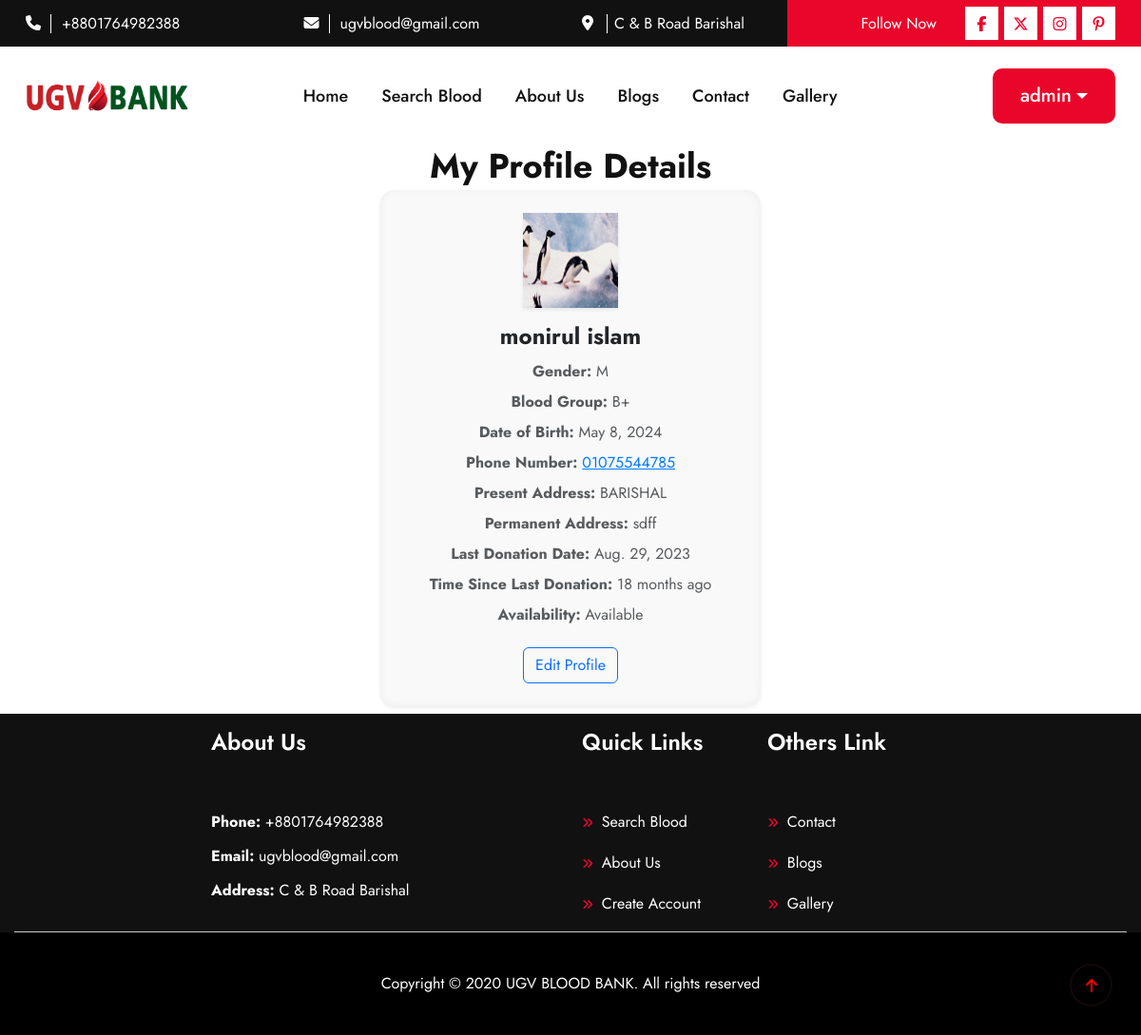
/profile/ (signed in), run on the app's committed database.
### blood/models.py (models this page shows, shortened)
class SiteInfo(models.Model):
    site_name = models.CharField(max_length=20)
    site_logo = models.ImageField(upload_to='logo/')
    email = models.EmailField()
    phone = models.CharField(max_length=14)
    address = models.CharField(max_length=100)
    site_facebook = models.URLField(max_length=100)
    site_x = models.URLField(max_length=100)
    site_instagram = models.URLField(max_length=100)
    site_pinterest = models.URLField(max_length=100)

class DonorProfile(models.Model):
    BLOOD_GROUP_CHOICES = [
        ('A+', 'A+'), ('A-', 'A-'),
        ('B+', 'B+'), ('B-', 'B-'),
        ('AB+', 'AB+'), ('AB-', 'AB-'),
        ('O+', 'O+'), ('O-', 'O-')
    ]
    GENDER_CHOICES = [
        ('M', 'Male'),
        ('F', 'Female'),
        ('O', 'Other'),
    ]
    user = models.OneToOneField(User, on_delete=models.CASCADE)
    full_name = models.CharField(max_length=80)
    profile_picture = models.ImageField(upload_to='profile_pics/', blank=True, null=True)
    blood_group = models.CharField(max_length=3, choices=BLOOD_GROUP_CHOICES)
    gender = models.CharField(max_length=1, choices=GENDER_CHOICES)  # New field for gender
    date_of_birth = models.DateField()
    phone_number = models.CharField(
        max_length=11,
        validators=[RegexValidator(regex=r'^\+?1?\d{9,15}$')]
    )
    present_address = models.TextField(max_length=400)
    permanent_address = models.TextField(max_length=400, blank=True, null=True)
    last_donation_date = models.DateField(blank=True, null=True)
    availability = models.BooleanField(default=True)  # To indicate if they are available for donation

### blood/views.py (the view)
# urls.py: path('profile/', my_details, name='my_details'),
@login_required
def my_details(request):
    try:
        profile = DonorProfile.objects.get(user=request.user)
    except DonorProfile.DoesNotExist:
        return redirect('manage_profile')  # Adjust this if your URL name is different
    return render(request, 'my_details.html', {'profile': profile})

### blood/context_processors.py (called while the page is built)
def site_information(request):
    site_info = SiteInfo.objects.first()
    return {
        'site_info': site_info
    }

### blood/templatetags/date_extras.py (called while the page is built)
@register.filter
def days_since(value):
    if not value:
        return "N/A", False
    today = date.today()
    difference = today - value
    days = abs(difference.days)  # Ensure no negative values
    more_than_4_months = days >= 120
    if days < 30:
        time_since = f"{days} days ago"
    else:
        months = days // 30
        time_since = f"{months} months ago" if months > 1 else "1 month ago"
    return time_since, more_than_4_months

### templates/my_details.html (shortened to what this page needs)
{% extends "base.html" %}
{% load static %}
{% load date_extras %}
{% block content %}
<div class="container mb-2 ">
    <h3 class="text-center mb-1">My Profile Details</h3>
    <div class="card border-0 shadow-sm" style="max-width: 400px; margin: auto; background: #f9f9f9;">
        <div class="card-body text-center p-4">
            <div class="mb-3">
                {% if profile.profile_picture %}
                    <img src="{{ profile.profile_picture.url }}" alt="Profile Picture" class="rounded-rectangle shadow-sm" style="width: 100px; height: 100px;">
                {% else %}
                    <img src="{% static 'default_profile.jpg' %}" alt="Profile Picture" class="rounded-rectangle shadow-sm" style="width: 100px; height: 100px;">
                {% endif %}
            </div>
            <h5 class="card-title text-dark font-weight-bold">{{ profile.full_name }}</h5>
            <p class="text-muted mb-1"><strong>Gender:</strong> {{ profile.gender }}</p>
            <p class="text-muted mb-1"><strong>Blood Group:</strong> {{ profile.blood_group }}</p>
            <p class="text-muted mb-1"><strong>Date of Birth:</strong> {{ profile.date_of_birth }}</p>
            <p class="text-muted mb-1"><strong>Phone Number:</strong> <span class="copyable">{{ profile.phone_number }}</span></p>
            <p class="text-muted mb-1"><strong>Present Address:</strong> {{ profile.present_address }}</p>
            <p class="text-muted mb-1"><strong>Permanent Address:</strong> {{ profile.permanent_address|default:"N/A" }}</p>
            <p class="text-muted mb-1"><strong>Last Donation Date:</strong> {{ profile.last_donation_date|default:"N/A" }}</p>
            {% if profile.last_donation_date %}
                {% with profile.last_donation_date|days_since as days_info %}
                    <p class="text-muted mb-1">
                        <strong>Time Since Last Donation:</strong>
                        <span class="{{ days_info.1 }}">{{ days_info.0 }}</span>
                    </p>
                {% endwith %}
            {% endif %}
            <p class="text-muted mb-1"><strong>Availability:</strong> {{ profile.availability|yesno:"Available,Not Available" }}</p>
            <a href="{% url 'manage_profile' %}" class="btn btn-outline-primary mt-3">Edit Profile</a>
        </div>
    </div>
</div>
{% endblock %}

### templates/header.html (shortened to what this page needs)
{% load static %}
  <header>
    <div class="header_top d-none d-lg-block d-xl-block d-xxl-block">
      <div class="container">
        <div class="row">
          <div class="col-xl-3 col-lg-3">
            <div class="header_top_content">
              <span><i class="fa-solid fa-phone"></i></span>
              <a href="tel:{{ site_info.phone }}">{{ site_info.phone }}</a>
            </div>
          </div>
          <div class="col-xl-3 col-lg-3">
            <div class="header_top_content">
              <span><i class="fa-solid fa-envelope"></i></span>
              <a href="mailto:{{ site_info.email }}">{{ site_info.email }}</a>
            </div>
          </div>
          <div class="col-xl-3 col-lg-3">
            <div class="header_top_content">
              <span><i class="fa-solid fa-location-dot"></i></span>
              <a href="#">{{ site_info.address }}</a>
            </div>
          </div>
          <div class="col-xl-3 col-lg-3">
            <div class="header_top_social">
              <p>Follow Now</p>
              <ul class="d-flex">
                <li><a href="{{ site_info.site_facebook }}"><i class="fa-brands fa-facebook-f"></i></a></li>
                <li><a href="{{ site_info.site_x }}"><i class="fa-brands fa-x-twitter"></i></a></li>
                <li><a href="{{ site_info.site_instagram }}"><i class="fa-brands fa-instagram"></i></a></li>
                <li><a href="{{ site_info.site_pinterest }}"><i class="fa-brands fa-pinterest-p"></i></a></li>
              </ul>
            </div>
          </div>
        </div>
      </div>
    </div>
    <div class="header_bottom header_bottom2">
      <div class="container">
        <div class="row align-items-center position-relative">
          <div class="col-xl-2 col-lg-2 col-md-4 col-6">
            <div class="header_logo">
              <a href="{% url 'home' %}"><img  src="{% static 'assets/logo/logo.png' %}" alt="images not founds" class="img-fluid"></a>
            </div>
          </div>
          <div class="col-xl-7 col-lg-8 d-none d-xxl-block d-xl-block">
            <ul class="main_menu">
              <li><a href="{% url 'home' %}">Home</a></li>
              <li><a href="{% url 'donor_list' %}">Search Blood</a></li>
              <li><a href="{% url 'about' %}">About Us</a></li>
              <li><a href="{% url 'blog_list' %}">Blogs</a></li>
              <li><a href="{% url 'contact' %}">Contact</a></li>
              <li><a href="{% url 'gallery' %}">Gallery</a></li>
            </ul>
          </div>
          <div class="col-xl-3 col-lg-2 d-none d-xxl-block d-xl-block">
            <div class="header_search_menu d-flex">
                {% if request.user.is_authenticated %}
                    <div class="dropdown">
                        <button class="btn red_btn get_code dropdown-toggle" type="button" id="userDropdown" data-bs-toggle="dropdown" aria-expanded="false">
                            {{ request.user.username }}
                        </button>
                    </div>
                {% else %}
                    <div>
                        <a href="{% url 'login' %}" class="red_btn get_code">Account</a>
                    </div>
                {% endif %}
            </div>
        </div>
        </div>
      </div>
    </div>
  </header>

### templates/footer.html
{% load static %}
  <footer>
    <div class="footer_top pt-3">
      <div class="container ">
        <div class="row border-bottom justify-content-center">
          <div class="col-xl-4 col-lg-4 col-md-6 col-sm-6 col-12 ">
            <div class="footer_content">
              <h5>About Us</h5>
              <ul class="list-unstyled">
                {% if site_info.phone %}
                    <li><span>Phone:</span> {{ site_info.phone }}</li>
                {% endif %}
                {% if site_info.email %}
                    <li><span>Email:</span> {{ site_info.email }}</li>
                {% endif %}
                {% if site_info.address %}
                    <li><span>Address:</span> {{ site_info.address }}</li>
                {% endif %}
            </ul>
            </div>
          </div>
          <div class="col-xl-2 col-lg-2 col-md-6 col-6 ">
            <div class="footer_content">
              <h5>Quick Links</h5>
              <ul>
                <li><a href="{% url 'donor_list' %}"><i class="fa-solid fa-angles-right"></i> Search Blood</a></li>
                <li><a href="{% url 'about' %}"><i class="fa-solid fa-angles-right"></i> About Us</a></li>
                <li><a href="{% url 'signup' %}"><i class="fa-solid fa-angles-right"></i> Create Account</a></li>
              </ul>
            </div>
          </div>
          <div class="col-xl-2 col-lg-2 col-md-6 col-6 ">
            <div class="footer_content">
              <h5>Others Link</h5>
              <ul>
                <li><a href="{% url 'contact' %}"><i class="fa-solid fa-angles-right"></i> Contact</a></li>
                <li><a href="{% url 'blog_list' %}"><i class="fa-solid fa-angles-right"></i> Blogs</a></li>
                <li><a href="{% url 'gallery' %}"><i class="fa-solid fa-angles-right"></i> Gallery</a></li>
              </ul>
            </div>
          </div>
        </div>
      </div>
    </div>
    <div class="footer_bottom">
      <div class="container">
        <div class="row">
          <div class="col-12 text-center">
            <p>Copyright &copy; 2020 {{ site_info.site_name}}. All rights reserved</p>
          </div>
        </div>
      </div>
    </div>
  </footer>

### blood/static/assets/css/fancybox.css (style rules this page uses)
:root { --f-spinner-width: 36px;--f-spinner-height: 36px;--f-spinner-color-1: rgba(0, 0, 0, 0.1);--f-spinner-color-2: rgba(17, 24, 28, 0.8);--f-spinner-stroke: 2.75 }
:root { --f-button-width: 40px;--f-button-height: 40px;--f-button-border: 0;--f-button-border-radius: 0;--f-button-color: #374151;--f-button-bg: #f8f8f8;--f-button-hover-bg: #e0e0e0;--f-button-active-bg: #d0d0d0;--f-button-shadow: none;--f-button-transition: all 0.15s ease;--f-button-transform: none;--f-button-svg-width: 20px;--f-button-svg-height: 20px;--f-button-svg-stroke-width: 1.5;--f-button-svg-fill: none;--f-button-svg-filter: none;--f-button-svg-disabled-opacity: 0.65 }

### templates/my_details.html (style rules this page uses)
.copyable { cursor: pointer; color: #007bff; text-decoration: underline; }
.card { border-radius: 15px; }
.card-body { border-radius: 15px; box-shadow: inset 0 0 10px rgba(0, 0, 0, 0.05); }

### data on the page
SiteInfo: phone "+8801764982388", email "ugvblood@gmail.com", address "C & B Road Barishal", site_name "UGV BLOOD BANK"
DonorProfile: profile_picture (picture), full_name "monirul islam", gender "M", blood_group "B+", date_of_birth "May 8, 2024", phone_number "01075544785", present_address "BARISHAL", permanent_address "sdff", last_donation_date "Aug. 29, 2023", availability "Available"

### other printed values
{{ request.user.username }} "admin"
{{ days_info.0 }} "18 months ago"
